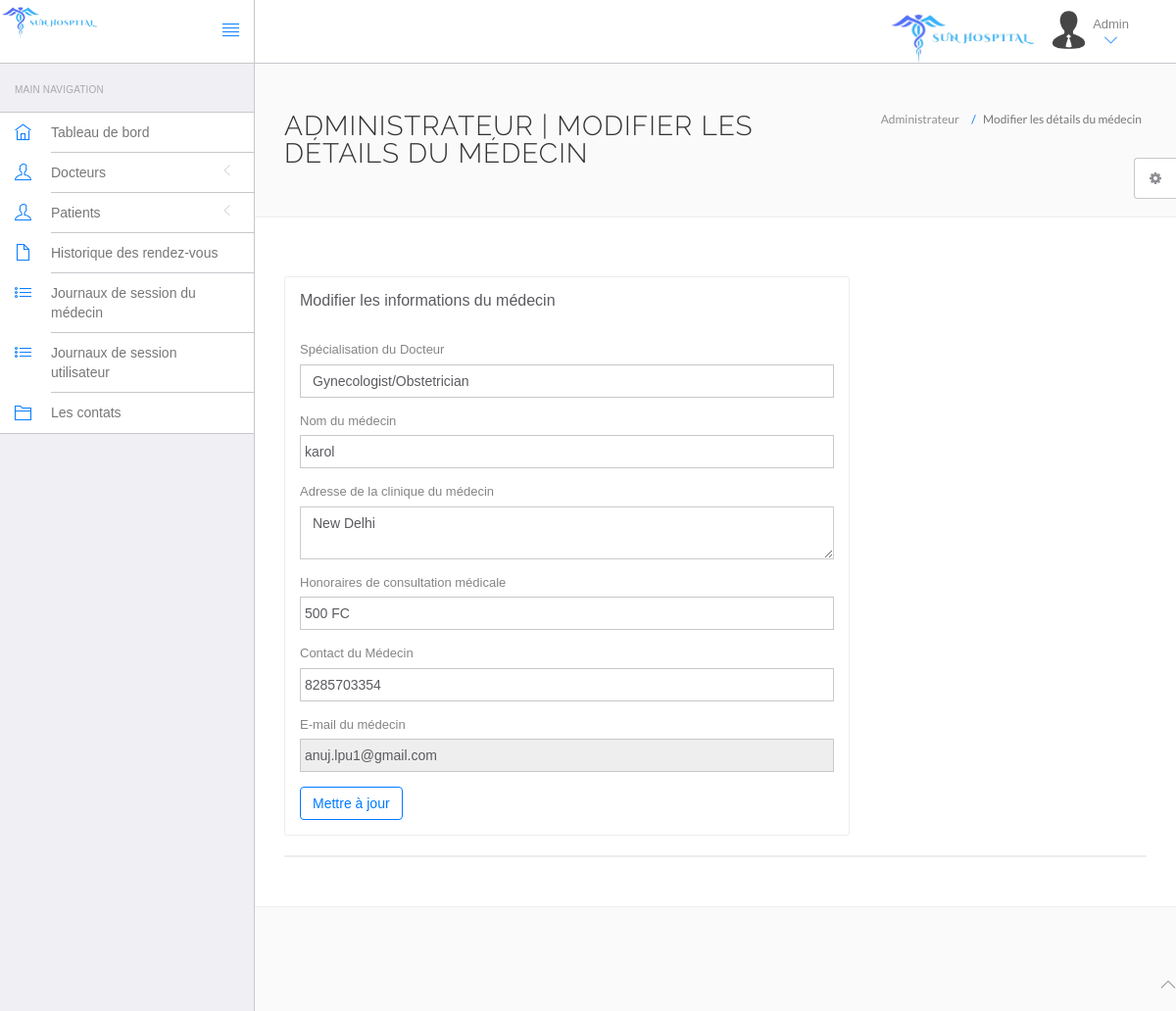
The page /hms/admin/edit-doctor.php?id=1 (signed in) on the database its author committed.
### tables this page shows
CREATE TABLE `doctors` (
  `id` int NOT NULL,
  `specilization` varchar(255) NOT NULL,
  `doctorName` varchar(255) NOT NULL,
  `address` longtext NOT NULL,
  `docFees` varchar(255) NOT NULL,
  `contactno` bigint NOT NULL,
  `docEmail` varchar(255) NOT NULL,
  `password` varchar(255) NOT NULL,
  `creationDate` timestamp NOT NULL DEFAULT CURRENT_TIMESTAMP
);

### hms/admin/edit-doctor.php (the view, shortened to what this page needs)
<?php
require 'include/config.php';
$did=intval($_GET['id']);
?>
<!DOCTYPE html>
<html lang="en">
	<head>
		<link rel="stylesheet" href="vendor/bootstrap/css/bootstrap.min.css">
		<link rel="stylesheet" href="vendor/fontawesome/css/font-awesome.min.css">
		<link rel="stylesheet" href="vendor/themify-icons/themify-icons.min.css">
		<link href="vendor/animate.css/animate.min.css" rel="stylesheet" media="screen">
		<link href="vendor/perfect-scrollbar/perfect-scrollbar.min.css" rel="stylesheet" media="screen">
		<link href="vendor/switchery/switchery.min.css" rel="stylesheet" media="screen">
		<link href="vendor/bootstrap-touchspin/jquery.bootstrap-touchspin.min.css" rel="stylesheet" media="screen">
		<link href="vendor/select2/select2.min.css" rel="stylesheet" media="screen">
		<link href="vendor/bootstrap-datepicker/bootstrap-datepicker3.standalone.min.css" rel="stylesheet" media="screen">
		<link href="vendor/bootstrap-timepicker/bootstrap-timepicker.min.css" rel="stylesheet" media="screen">
		<link rel="stylesheet" href="assets/css/styles.css">
		<link rel="stylesheet" href="assets/css/plugins.css">
		<link rel="stylesheet" href="assets/css/themes/theme-1.css" id="skin_color" />
	</head>
	<body>
		<div id="app">
<?php require 'include/sidebar.php';?>
			<div class="app-content">
						<?php require 'include/header.php';?>
				<div class="main-content" >
					<div class="wrap-content container" id="container">
						<section id="page-title">
							<div class="row">
								<div class="col-sm-8">
									<h1 class="mainTitle">Administrateur | Modifier les détails du médecin</h1>
																	</div>
								<ol class="breadcrumb">
									<li>
										<span>Administrateur</span>
									</li>
									<li class="active">
										<span>Modifier les détails du médecin</span>
									</li>
								</ol>
							</div>
						</section>
						<div class="container-fluid container-fullw bg-white">
							<div class="row">
								<div class="col-md-12">
									<div class="row margin-top-30">
										<div class="col-lg-8 col-md-12">
											<div class="panel panel-white">
												<div class="panel-heading">
													<h5 class="panel-title">Modifier les informations du médecin</h5>
												</div>
												<div class="panel-body">
									<?php $sql=$con->prepare("select * from doctors where id='$did'"); $sql->execute(); $array = $sql->fetchAll();
foreach($array as $data)
{
?>
													<form role="form" name="adddoc" method="post" onSubmit="return valid();">
														<div class="form-group">
															<label for="DoctorSpecialization">
															Spécialisation du Docteur
															</label>
							<select name="Doctorspecialization" class="form-control" required="required">
					<option value="<?php echo htmlentities($data['specilization']);?>">
					<?php echo htmlentities($data['specilization']);?></option>
															</select>
														</div>
<div class="form-group">
															<label for="doctorname">
															Nom du médecin
															</label>
	<input type="text" name="docname" class="form-control" value="<?php echo htmlentities($data['doctorName']);?>" >
														</div>
<div class="form-group">
															<label for="address">
															Adresse de la clinique du médecin
															</label>
					<textarea name="clinicaddress" class="form-control"><?php echo htmlentities($data['address']);?></textarea>
														</div>
<div class="form-group">
															<label for="fess">
																	Honoraires de consultation médicale
															</label>
		<input type="text" name="docfees" class="form-control" required="required"  value="<?php echo htmlentities($data['docFees'])?> FC" >
														</div>
<div class="form-group">
									<label for="fess">
												Contact du Médecin
															</label>
					<input type="text" name="doccontact" class="form-control" required="required"  value="<?php echo htmlentities($data['contactno']);?>">
														</div>
<div class="form-group">
									<label for="fess">
																E-mail du médecin
															</label>
					<input type="email" name="docemail" class="form-control"  readonly="readonly"  value="<?php echo htmlentities($data['docEmail']);?>">
														</div>
														<?php } ?>
														<button type="submit" name="submit" class="btn btn-o btn-primary">
															Mettre à jour
														</button>
													</form>
												</div>
											</div>
										</div>
											</div>
										</div>
									<div class="col-lg-12 col-md-12">
											<div class="panel panel-white">
											</div>
										</div>
									</div>
								</div>
							</div>
						</div>
					</div>
				</div>
	<?php require 'include/footer.php';?>
	<?php require 'include/setting.php';?>
	</body>
</html>

### hms/admin/assets/css/themes/theme-1.css (style rules this page uses)
body { background: #FAFAFA; }

### rows shown on the page
doctors: Doctorspecialization "Gynecologist/Obstetrician", docname "karol", clinicaddress "New Delhi", docfees "500 FC", doccontact "8285703354", docemail "anuj.lpu1@gmail.com"
